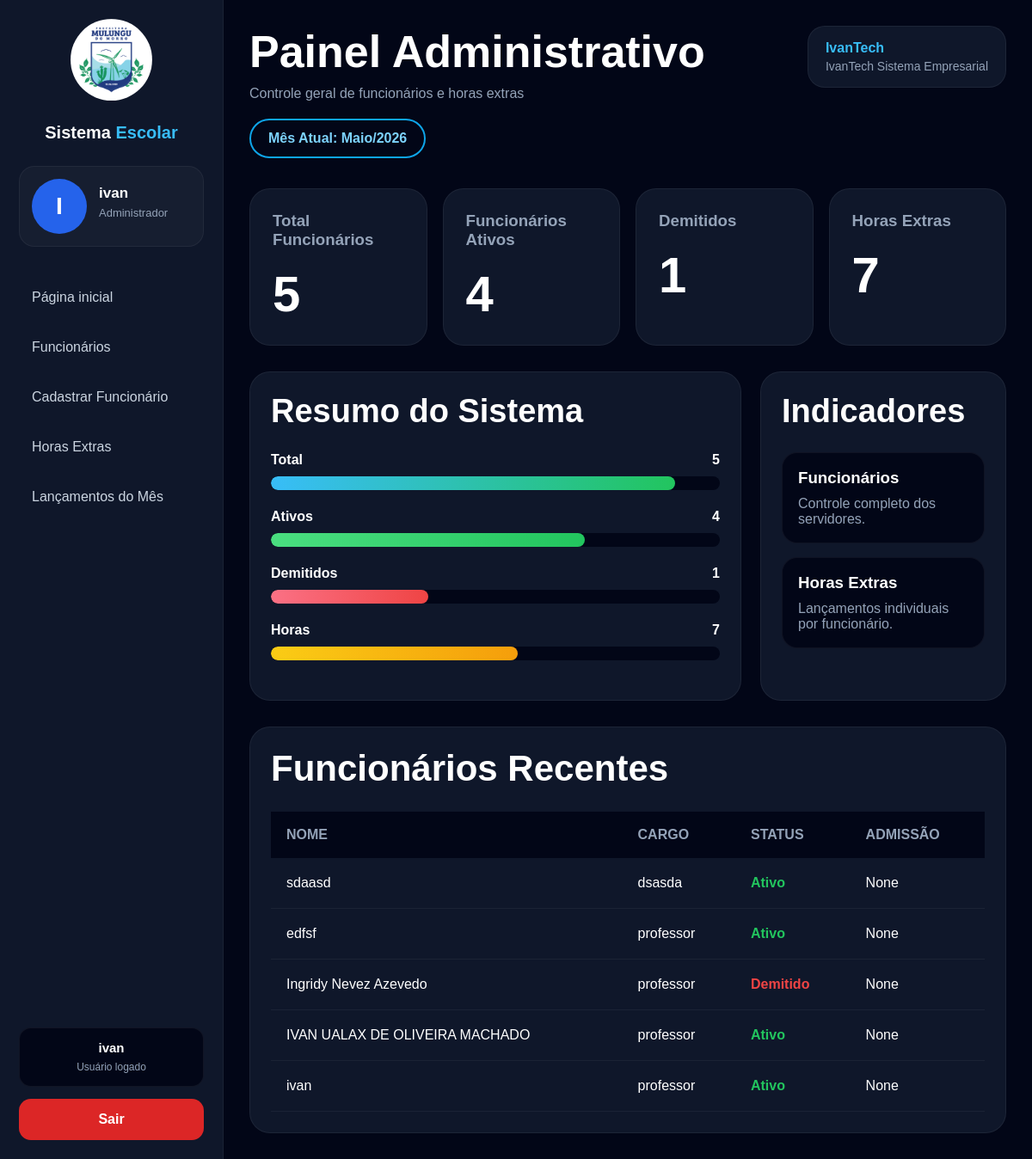
The app's page / (signed in), older data.
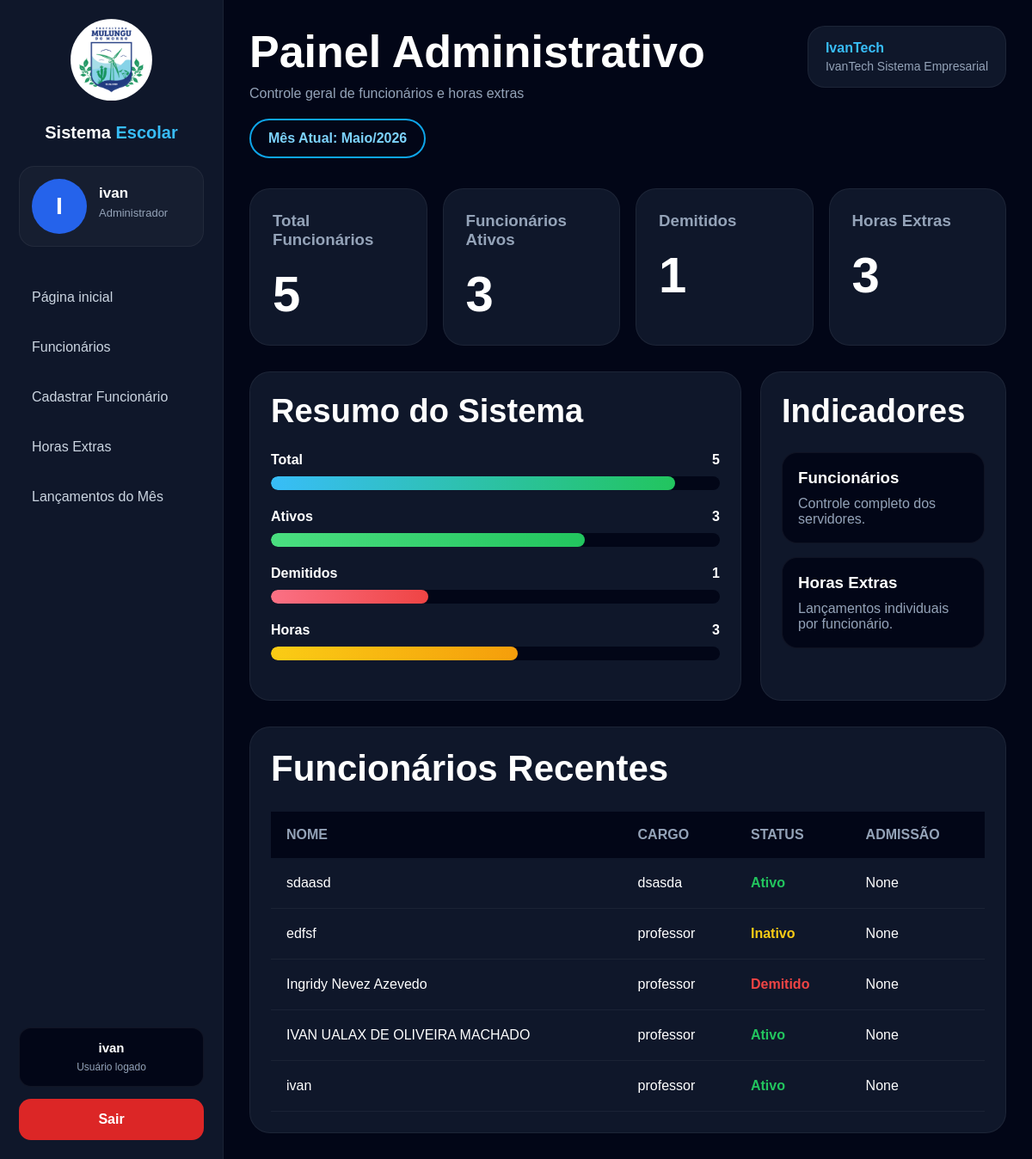
The same page, newer data.
### funcionarios/models.py (models this page shows, shortened)
class Funcionario(models.Model):
    STATUS = (
        ('ativo', 'Ativo'),
        ('inativo', 'Inativo'),
        ('demitido', 'Demitido'),
    )
    nome = models.CharField(max_length=150)
    cpf = models.CharField(max_length=14)
    numero = models.CharField(
        max_length=20,
        blank=True,
        null=True
    )
    localidade = models.CharField(
        max_length=150,
        blank=True,
        null=True
    )
    escola = models.CharField(max_length=150)
    cargo = models.ForeignKey(
        Cargo,
        on_delete=models.SET_NULL,
        null=True,
        blank=True
    )
    carga_horaria = models.IntegerField(default=0)
    status = models.CharField(
        max_length=20,
        choices=STATUS,
        default='ativo'
    )
    data_admissao = models.DateField(
        blank=True,
        null=True
    )
    criado_em = models.DateTimeField(auto_now_add=True)

class Cargo(models.Model):
    nome = models.CharField(
        max_length=100,
        unique=True
    )

### funcionarios/views.py (the view)
@login_required(login_url='/login/')
def home(request):
    agora = datetime.now()
    meses = [
        '',
        'Janeiro',
        'Fevereiro',
        'Março',
        'Abril',
        'Maio',
        'Junho',
        'Julho',
        'Agosto',
        'Setembro',
        'Outubro',
        'Novembro',
        'Dezembro'
    ]
    funcionarios = Funcionario.objects.all().order_by('-id')[:10]
    context = {
        'funcionarios': funcionarios,
        'total_funcionarios': Funcionario.objects.count(),
        'ativos': Funcionario.objects.filter(status='ativo').count(),
        'inativos': Funcionario.objects.filter(status='inativo').count(),
        'demitidos': Funcionario.objects.filter(status='demitido').count(),
        'horas_extras': HoraExtra.objects.count(),
        'mes_atual': meses[agora.month],
        'ano_atual': agora.year,
    }
    return render(request, 'home.html', context)

### funcionarios/templates/home.html (shortened to what the changed rows need)
{% load static %}
<!DOCTYPE html>
<html lang="pt-br">
<head>
</head>
<body>
    <div class="sidebar">
        <div>
            <div class="logo-area">
                <h1>
                    Sistema
                    <span>Escolar</span>
                </h1>
            </div>
        </div>
    </div>
    <div class="content">
        <div class="topo">
            <div>
                <h1>
                    Painel Administrativo
                </h1>
            </div>
        </div>
        <div class="cards">
            <div class="card">
                <h3>Funcionários Ativos</h3>
                <strong>{{ ativos }}</strong>
            </div>
            <div class="card">
                <h3>Horas Extras</h3>
                <strong>{{ horas_extras }}</strong>
            </div>
        </div>
        <div class="grid">
            <div class="box">
                <h2>
                    Resumo do Sistema
                </h2>
                <div class="barra-item">
                    <div class="barra-topo">
                        <span>Ativos</span>
                        <span>{{ ativos }}</span>
                    </div>
                </div>
                <div class="barra-item">
                    <div class="barra-topo">
                        <span>Horas</span>
                        <span>{{ horas_extras }}</span>
                    </div>
                </div>
            </div>
            <div class="box">
                <h2>
                    Indicadores
                </h2>
            </div>
        </div>
        <div class="tabela-box">
            <h2>
                Funcionários Recentes
            </h2>
            <table>
                <thead>
                    <tr>
                        <th>NOME</th>
                        <th>CARGO</th>
                        <th>STATUS</th>
                        <th>ADMISSÃO</th>
                    </tr>
                </thead>
                <tbody>
                    {% for funcionario in funcionarios %}
                    <tr>
                        <td>
                            {{ funcionario.nome }}
                        </td>
                        <td>
                            {% if funcionario.cargo %}
                                {{ funcionario.cargo.nome }}
                            {% endif %}
                        </td>
                        <td>
                            <span class="{{ funcionario.status }}">
                                {{ funcionario.status|title }}
                            </span>
                        </td>
                        <td>
                            {{ funcionario.data_admissao }}
                        </td>
                    </tr>
                    {% endfor %}
                </tbody>
            </table>
        </div>
    </div>
</body>
</html>

Row changes from the older to the newer data that the page shows:
changed Funcionario "edfsf": status "Ativo" → "Inativo"
Text that changed along with them:
{{ ativos }}: "4" → "3"
{{ horas_extras }}: "7" → "3"
